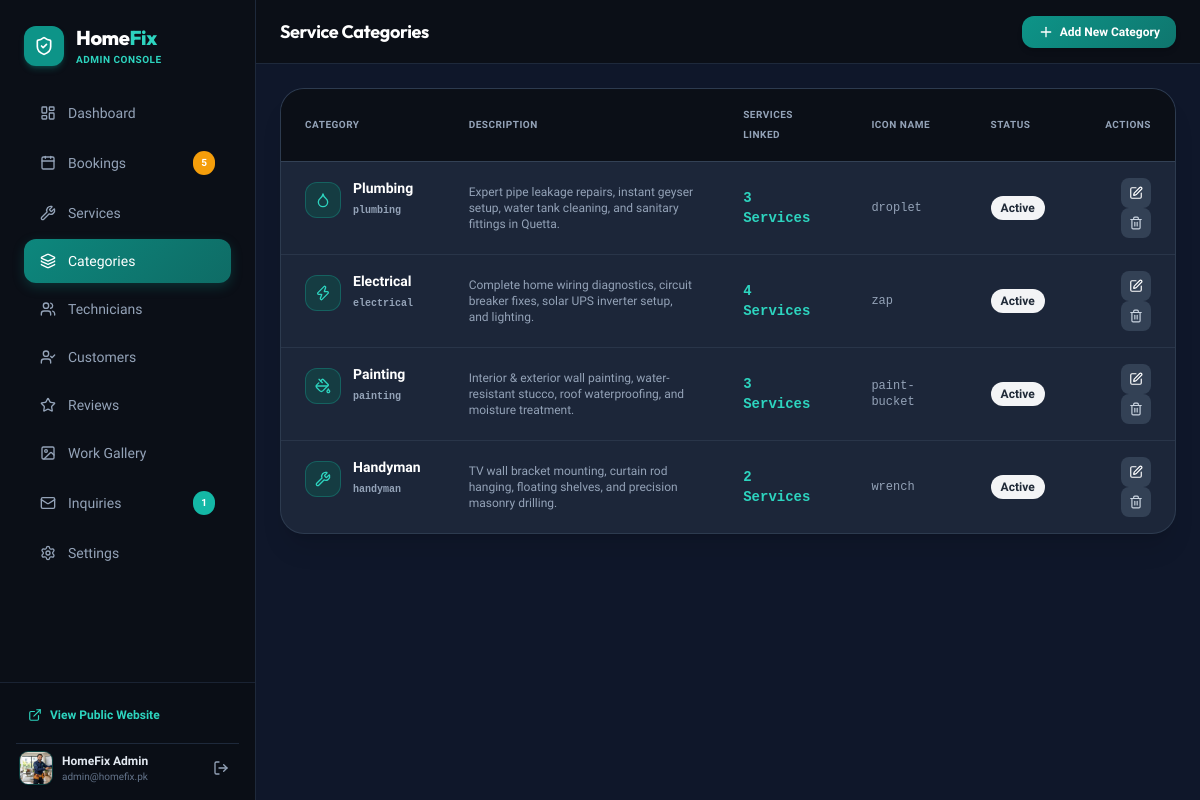
Screenshot of /admin/categories.php (signed in) with the database file from the repository.
### tables this page shows
CREATE TABLE `users` (
  `id` INT UNSIGNED AUTO_INCREMENT PRIMARY KEY,
  `name` VARCHAR(120) NOT NULL,
  `email` VARCHAR(150) NOT NULL UNIQUE,
  `phone` VARCHAR(30) NOT NULL,
  `password` VARCHAR(255) NOT NULL,
  `role` ENUM('admin', 'customer') DEFAULT 'customer',
  `status` ENUM('active', 'inactive', 'banned') DEFAULT 'active',
  `avatar` VARCHAR(255) DEFAULT NULL,
  `address` TEXT DEFAULT NULL,
  `area` VARCHAR(100) DEFAULT NULL,
  `created_at` TIMESTAMP DEFAULT CURRENT_TIMESTAMP,
  `updated_at` TIMESTAMP DEFAULT CURRENT_TIMESTAMP ON UPDATE CURRENT_TIMESTAMP,
  INDEX `idx_users_role` (`role`),
  INDEX `idx_users_email` (`email`)
);

CREATE TABLE `categories` (
  `id` INT UNSIGNED AUTO_INCREMENT PRIMARY KEY,
  `name` VARCHAR(100) NOT NULL,
  `slug` VARCHAR(120) NOT NULL UNIQUE,
  `description` TEXT NOT NULL,
  `icon` VARCHAR(50) NOT NULL DEFAULT 'wrench',
  `image` VARCHAR(255) DEFAULT NULL,
  `status` ENUM('active', 'inactive') DEFAULT 'active',
  `sort_order` INT DEFAULT 0,
  `created_at` TIMESTAMP DEFAULT CURRENT_TIMESTAMP
);

### admin/categories.php (the view, shortened to what the rows shown need)
<?php
require_once __DIR__ . '/../includes/admin_header.php';
require_once __DIR__ . '/../includes/admin_sidebar.php';
$categories = Database::fetchAll(
    "SELECT c.*, COUNT(s.id) as service_count
     FROM categories c
     LEFT JOIN services s ON c.id = s.category_id
     GROUP BY c.id
     ORDER BY c.sort_order ASC, c.name ASC"
);
?>
<div class="flex-1 flex flex-col min-w-0 overflow-hidden bg-slate-900">
    <header class="h-16 bg-slate-950 border-b border-slate-800 flex items-center justify-between px-6 shrink-0">
        <div class="flex items-center gap-4">
            <h2 class="text-lg font-bold font-heading text-white">Service Categories</h2>
        </div>
    </header>
    <main class="flex-1 overflow-y-auto p-6 space-y-6">
        <div class="bg-slate-800/90 border border-slate-700/80 rounded-3xl shadow-xl overflow-hidden">
            <div class="overflow-x-auto">
                <table class="w-full text-left text-xs sm:text-sm text-slate-300">
                    <thead class="bg-slate-950 text-slate-400 uppercase text-[10px] font-bold tracking-wider border-b border-slate-700">
                        <tr>
                            <th class="px-6 py-4">Category</th>
                            <th class="px-6 py-4">Description</th>
                            <th class="px-6 py-4">Services Linked</th>
                            <th class="px-6 py-4">Icon Name</th>
                            <th class="px-6 py-4">Status</th>
                            <th class="px-6 py-4 text-right">Actions</th>
                        </tr>
                    </thead>
                    <tbody class="divide-y divide-slate-700/60 text-slate-200">
                        <?php foreach ($categories as $c): ?>
                            <tr class="hover:bg-slate-750 transition">
                                <td class="px-6 py-4 font-bold flex items-center gap-3">
                                    <div class="w-9 h-9 rounded-xl bg-teal-900/60 text-teal-400 flex items-center justify-center border border-teal-500/30">
                                        <i data-lucide="<?= e($c['icon'] ?? 'wrench') ?>" class="w-4 h-4"></i>
                                    </div>
                                    <div>
                                        <span class="text-white block"><?= e($c['name']) ?></span>
                                        <span class="text-[10px] text-slate-400 font-mono"><?= e($c['slug']) ?></span>
                                    </div>
                                </td>
                                <td class="px-6 py-4 text-xs text-slate-400 max-w-sm">
                                    <?= e($c['description']) ?>
                                </td>
                                <td class="px-6 py-4 font-bold text-teal-400 font-mono">
                                    <?= $c['service_count'] ?> Services
                                </td>
                                <td class="px-6 py-4 text-xs font-mono text-slate-400">
                                    <?= e($c['icon']) ?>
                                </td>
                                <td class="px-6 py-4">
                                    <?= get_status_badge($c['status']) ?>
                                </td>
                                <td class="px-6 py-4 text-right space-x-1">
                                    <button type="button"
                                            class="edit-category-btn p-2 rounded-lg bg-slate-700 hover:bg-teal-600 text-white inline-block"
                                            data-cat='<?= json_encode($c, JSON_HEX_APOS | JSON_HEX_QUOT) ?>'
                                            title="Edit">
                                        <i data-lucide="edit" class="w-3.5 h-3.5"></i>
                                    </button>
                                    <button type="button"
                                            class="delete-item-btn p-2 rounded-lg bg-slate-700 hover:bg-rose-600 text-slate-300 hover:text-white inline-block"
                                            data-action="delete_category"
                                            data-id="<?= $c['id'] ?>"
                                            data-title="<?= e($c['name']) ?>"
                                            title="Delete">
                                        <i data-lucide="trash-2" class="w-3.5 h-3.5"></i>
                                    </button>
                                </td>
                            </tr>
                        <?php endforeach; ?>
                    </tbody>
                </table>
            </div>
        </div>
    </main>
</div>
<?php require_once __DIR__ . '/../includes/admin_footer.php'; ?>

### includes/admin_sidebar.php (shortened to what the rows shown need)
<aside id="adminSidebar" class="w-64 bg-slate-950 border-r border-slate-800 flex flex-col justify-between shrink-0 transition-transform duration-300 z-30 absolute inset-y-0 left-0 lg:static -translate-x-full lg:translate-x-0">
    <?php
    $adminSidebarAvatarUrl = null;
    if (!empty($adminUser['avatar'])) {
        if (file_exists(ROOT_PATH . '/uploads/' . $adminUser['avatar'])) {
            $adminSidebarAvatarUrl = asset('uploads/' . $adminUser['avatar']) . '?v=' . filemtime(ROOT_PATH . '/uploads/' . $adminUser['avatar']);
        } elseif (file_exists(ROOT_PATH . '/' . $adminUser['avatar'])) {
            $adminSidebarAvatarUrl = asset($adminUser['avatar']) . '?v=' . filemtime(ROOT_PATH . '/' . $adminUser['avatar']);
        }
    }
    ?>
    <div class="p-4 border-t border-slate-800/80 space-y-3 bg-slate-950/50">
        <div class="flex items-center justify-between pt-2 border-t border-slate-800 px-1">
            <div class="flex items-center gap-2.5">
                <?php if ($adminSidebarAvatarUrl): ?>
                    <img src="<?= $adminSidebarAvatarUrl ?>" alt="<?= e($adminUser['name'] ?? 'Admin') ?>" class="w-8 h-8 rounded-lg object-cover ring-1 ring-teal-500/30 shadow" onerror="this.style.display='none'; this.nextElementSibling.style.display='flex';">
                <?php else: ?>
                    <div class="w-8 h-8 rounded-lg bg-slate-800 text-teal-400 font-bold flex items-center justify-center text-xs">
                        <?= strtoupper(substr($adminUser['name'] ?? 'A', 0, 1)) ?>
                    </div>
                <?php endif; ?>
                <div class="truncate max-w-[120px]">
                    <span class="text-xs font-bold text-slate-200 block truncate"><?= e($adminUser['name'] ?? 'Administrator') ?></span>
                    <span class="text-[10px] text-slate-500 block truncate"><?= e($adminUser['email'] ?? '') ?></span>
                </div>
            </div>
        </div>
    </div>
</aside>

### config/config.php (shortened to what the rows shown need)
<?php
function asset($path) {
    $protocol = (!empty($_SERVER['HTTPS']) && $_SERVER['HTTPS'] !== 'off' || ($_SERVER['SERVER_PORT'] ?? 80) == 443) ? "https://" : "http://";
    $host = $_SERVER['HTTP_HOST'] ?? 'localhost';
    $docRoot = str_replace('\\', '/', $_SERVER['DOCUMENT_ROOT'] ?? '');
    $appDir = str_replace('\\', '/', dirname(__DIR__));
    $relativeDir = str_replace($docRoot, '', $appDir);
    $relativeDir = trim($relativeDir, '/');
    $base = $protocol . $host . ($relativeDir ? '/' . $relativeDir : '');
    return rtrim($base, '/') . '/' . ltrim((string)$path, '/');
}
function e($string) {
    return htmlspecialchars((string)($string ?? ''), ENT_QUOTES, 'UTF-8');
}
function get_status_badge($status) {
    $badges = [
        'pending'     => '<span class="inline-flex items-center px-2.5 py-1 rounded-full text-xs font-semibold bg-amber-100 text-amber-800 border border-amber-300"><span class="w-1.5 h-1.5 rounded-full bg-amber-500 mr-1.5"></span>Pending</span>',
        'confirmed'   => '<span class="inline-flex items-center px-2.5 py-1 rounded-full text-xs font-semibold bg-blue-100 text-blue-800 border border-blue-300"><span class="w-1.5 h-1.5 rounded-full bg-blue-500 mr-1.5"></span>Confirmed</span>',
        'assigned'    => '<span class="inline-flex items-center px-2.5 py-1 rounded-full text-xs font-semibold bg-indigo-100 text-indigo-800 border border-indigo-300"><span class="w-1.5 h-1.5 rounded-full bg-indigo-500 mr-1.5"></span>Assigned</span>',
        'in_progress' => '<span class="inline-flex items-center px-2.5 py-1 rounded-full text-xs font-semibold bg-purple-100 text-purple-800 border border-purple-300"><span class="w-1.5 h-1.5 rounded-full bg-purple-500 mr-1.5 animate-pulse"></span>In Progress</span>',
        'completed'   => '<span class="inline-flex items-center px-2.5 py-1 rounded-full text-xs font-semibold bg-emerald-100 text-emerald-800 border border-emerald-300"><span class="w-1.5 h-1.5 rounded-full bg-emerald-500 mr-1.5"></span>Completed</span>',
        'cancelled'   => '<span class="inline-flex items-center px-2.5 py-1 rounded-full text-xs font-semibold bg-rose-100 text-rose-800 border border-rose-300"><span class="w-1.5 h-1.5 rounded-full bg-rose-500 mr-1.5"></span>Cancelled</span>',
        'active'      => '<span class="inline-flex items-center px-2.5 py-1 rounded-full text-xs font-semibold bg-emerald-100 text-emerald-800"><span class="w-1.5 h-1.5 rounded-full bg-emerald-500 mr-1.5"></span>Active</span>',
        'inactive'    => '<span class="inline-flex items-center px-2.5 py-1 rounded-full text-xs font-semibold bg-gray-100 text-gray-700"><span class="w-1.5 h-1.5 rounded-full bg-gray-400 mr-1.5"></span>Inactive</span>',
        'approved'    => '<span class="inline-flex items-center px-2.5 py-1 rounded-full text-xs font-semibold bg-emerald-100 text-emerald-800">Approved</span>',
        'hidden'      => '<span class="inline-flex items-center px-2.5 py-1 rounded-full text-xs font-semibold bg-gray-100 text-gray-600">Hidden</span>'
    ];
    return $badges[$status] ?? '<span class="inline-flex items-center px-2.5 py-1 rounded-full text-xs font-semibold bg-gray-100 text-gray-800">' . ucfirst($status) . '</span>';
}

### rows the page displays
users: avatar (picture), name "HomeFix Admin", email "admin@homefix.pk"
categories: name "Plumbing", slug "plumbing", description "Expert pipe leakage repairs, instant geyser setup, water tank cleaning, and sanitary fittings in Quetta.", service_count "3", icon "droplet", status "Active"
categories: name "Electrical", slug "electrical", description "Complete home wiring diagnostics, circuit breaker fixes, solar UPS inverter setup, and lighting.", service_count "4", icon "zap", status "Active"
categories: name "Painting", slug "painting", description "Interior & exterior wall painting, water-resistant stucco, roof waterproofing, and moisture treatment.", service_count "3", icon "paint-bucket", status "Active"
categories: name "Handyman", slug "handyman", description "TV wall bracket mounting, curtain rod hanging, floating shelves, and precision masonry drilling.", service_count "2", icon "wrench", status "Active"

### other values shown
$pendingBookingsCount "5"
$unreadMessagesCount "1"
